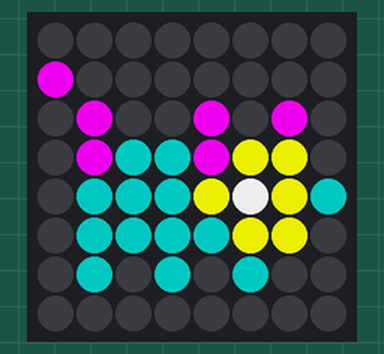
This program was run on a simulated Raspberry Pi (BCM pin numbers) with a Sense HAT. Shown: the Sense HAT's 8×8 RGB LED matrix. At 10.0 s the program stops and its outputs stay as they are.

Above: at 0.1 s.
At 9.6 s:
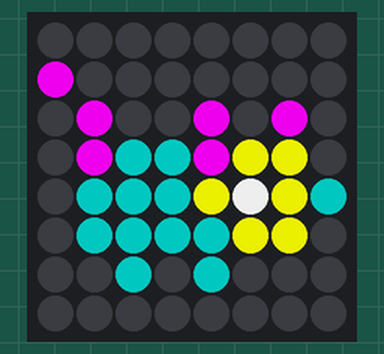

The program:

PetPix.py
```python
#Pet Avatar

from sense_hat import SenseHat
import time

sense = SenseHat()

p=(204,0,204) #Pink
g=(0,102,102) #Green
w=(200,200,200) #White
y=(204,204,0) #Yellow
e=(0,0,0) #Empty

#set up where each colour will display foe rach image
pet1= [
    e,e,e,e,e,e,e,e,
    p,e,e,e,e,e,e,e,
    e,p,e,e,p,e,p,e,
    e,p,g,g,p,y,y,e,
    e,g,g,g,y,w,y,g,
    e,g,g,g,g,y,y,e,
    e,g,e,g,e,g,e,e,
    e,e,e,e,e,e,e,e,
    ]

pet2= [
    e,e,e,e,e,e,e,e,
    p,e,e,e,e,e,e,e,
    e,p,e,e,p,e,p,e,
    e,p,g,g,p,y,y,e,
    e,g,g,g,y,w,y,g,
    e,g,g,g,g,y,y,e,
    e,e,g,e,g,e,e,e,
    e,e,e,e,e,e,e,e,
    ]
#repeat this two image for 10 times
for i in range(10):
    sense.set_pixels(pet1)
    time.sleep(0.5)
    sense.set_pixels(pet2)
    time.sleep(0.5)

    sense.clear()
```

Measured:
- what the display in image 1 shows lasts 0.5 s, from 9.5 s to 10.0 s
